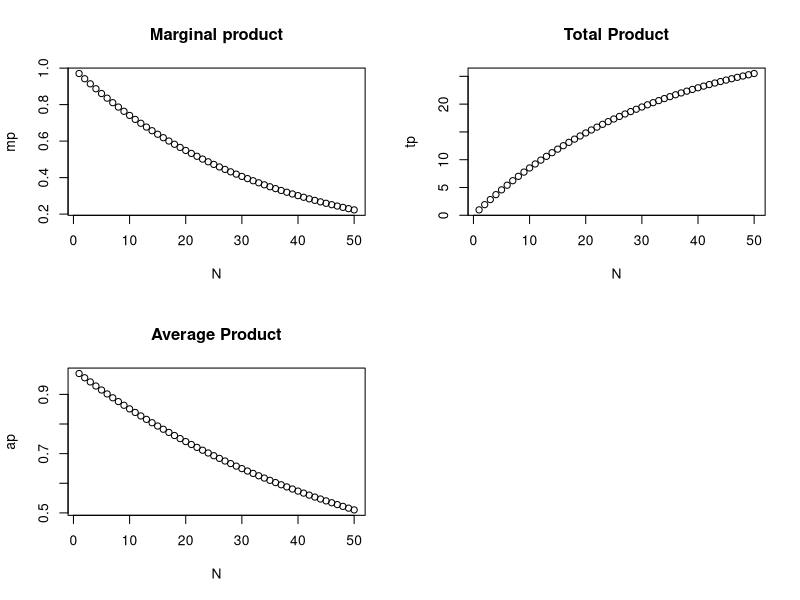
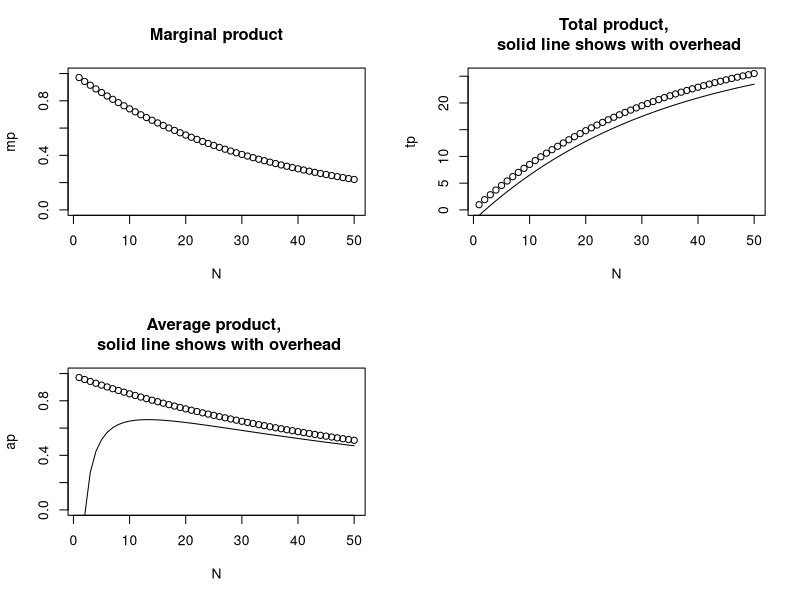
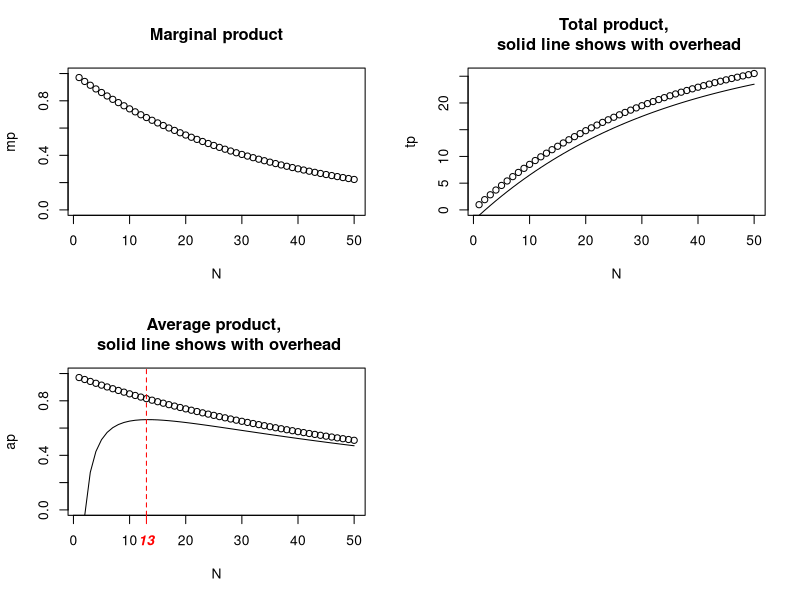

The R source for these figures, in order:
## ---- chunk 1
## (1) population sizes from 1 to 50
N = 1:50
print(N)
## (2) marginal product that is declining (in this case exponentially at rate "k")
k = .03
mp <- exp(-k * N)
print(mp)
## (3) total product, using the fancy cumsum() function, try cumsum(1:3) and you should get 1, 3, 6
tp = cumsum(mp)
## (4) average product
ap = tp/N
## ---- chunk 2
par(mfrow = c(2,2)) ## this creates a 2x2 grid of sub-plots
plot(x = N, y = mp, main = "Marginal product")
plot(x = N, y = tp, main = "Total Product")
plot(x = N, y = ap, main = "Average Product")
## ---- chunk 3
overhead = 2
tp.prime = tp - overhead ## we substract overhead to get Total Product available for population members
ap.prime = tp.prime/N ## and recalculate Average Product

## now we plot the original (without overhead numbers) together with the
## new numbers (with overhead), which end in ".prime"
par(mfrow = c(2,2))
plot(x = N, y = mp, ylim = c(0, 1))  ## ylim here shows us the plot along the y-axis from 0 to 1
title("Marginal product")
plot(N, tp, ylim = c(0, max(tp))) ## here ylim shows us the plot from 0 to the maximum value
title("Total product, \n solid line shows with overhead")
lines(N, tp.prime) ## KEY: lines() adds a line to existing plot, in this case for tp.prime
plot(N, ap, ylim = c(0, 1)) ## and now same for ap
lines(N, ap.prime)
title("Average product, \n solid line shows with overhead")
## ---- chunk 4
par(mfrow = c(2,2))
plot(x = N, y = mp, ylim = c(0, 1))  ## ylim here shows us the plot along the y-axis from 0 to 1
title("Marginal product")
plot(N, tp, ylim = c(0, max(tp))) ## here ylim shows us the plot from 0 to the maximum value
title("Total product, \n solid line shows with overhead")
lines(N, tp.prime) ## KEY: lines() adds a line to existing plot, in this case for tp.prime
plot(N, ap, ylim = c(0, 1)) ## and now same for ap
lines(N, ap.prime)
title("Average product, \n solid line shows with overhead")
## add a line at the max with a label ont he axis
w = which.max(ap.prime)
abline(v = N[w], lty = 2, col = "red")
axis(side = 1, at = N[w], col = "red", col.axis = "red", font = 4)
